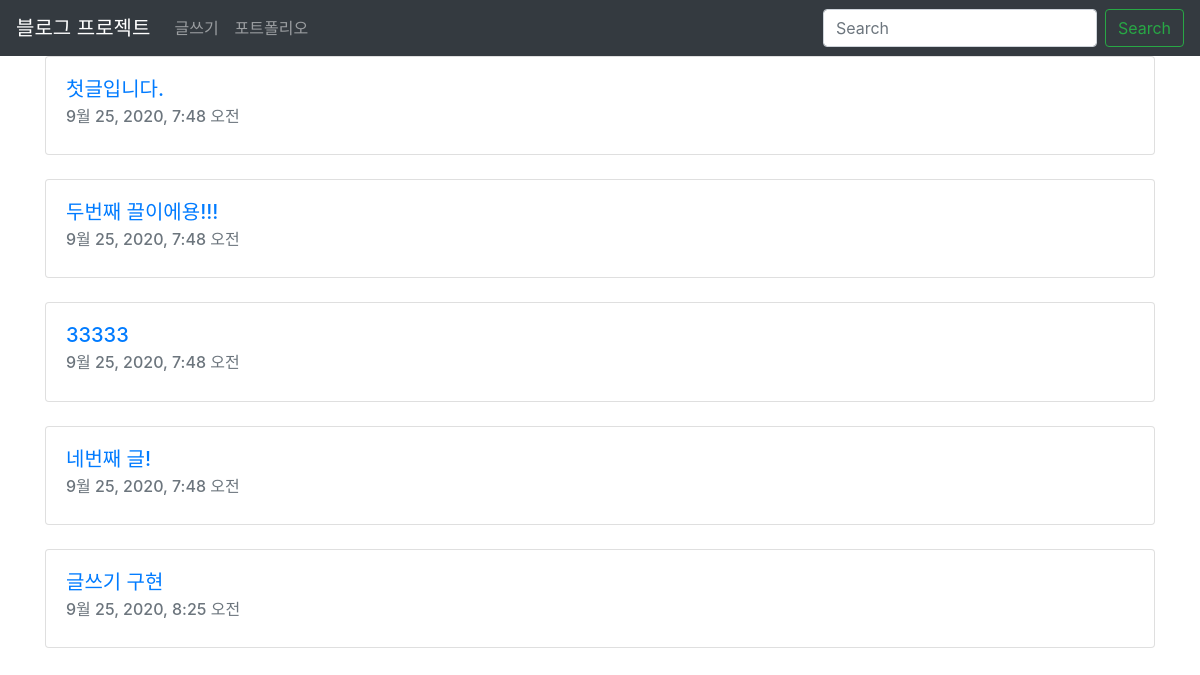
The page / on the database its author committed.
### blogapp/models.py (models this page shows, shortened)
class Blog(models.Model):
    title = models.CharField(max_length = 200)
    created_at = models.DateTimeField(auto_now_add = True)
    body = models.TextField()

### blogapp/views.py (the view)
# urls.py: path('', blogapp.views.home, name = 'home'),
def home(req):
    blogs = Blog.objects
    return render(req, 'home.html', {"blogs" : blogs})

### blogapp/templates/home.html
{% extends 'base.html' %}
{% block contents %}
{% for blog in blogs.all %}
<div class="container">
    <div class="card">
        <div class="card-body">
            <h5 class="card-title"><a href="{% url 'detail' blog.id %}">{{blog.title}}</a></h5>
            <h6 class="card-subtitle mb-2 text-muted">{{blog.created_at}}</h6>
        </div>
    </div>
</div>
<br>
{% endfor %}
{% endblock %}

### rows shown on the page
Blog: title "첫글입니다.", created_at "9월 25, 2020, 7:48 오전"
Blog: title "두번째 끌이에용!!!", created_at "9월 25, 2020, 7:48 오전"
Blog: title "33333", created_at "9월 25, 2020, 7:48 오전"
Blog: title "네번째 글!", created_at "9월 25, 2020, 7:48 오전"
Blog: title "글쓰기 구현", created_at "9월 25, 2020, 8:25 오전"
